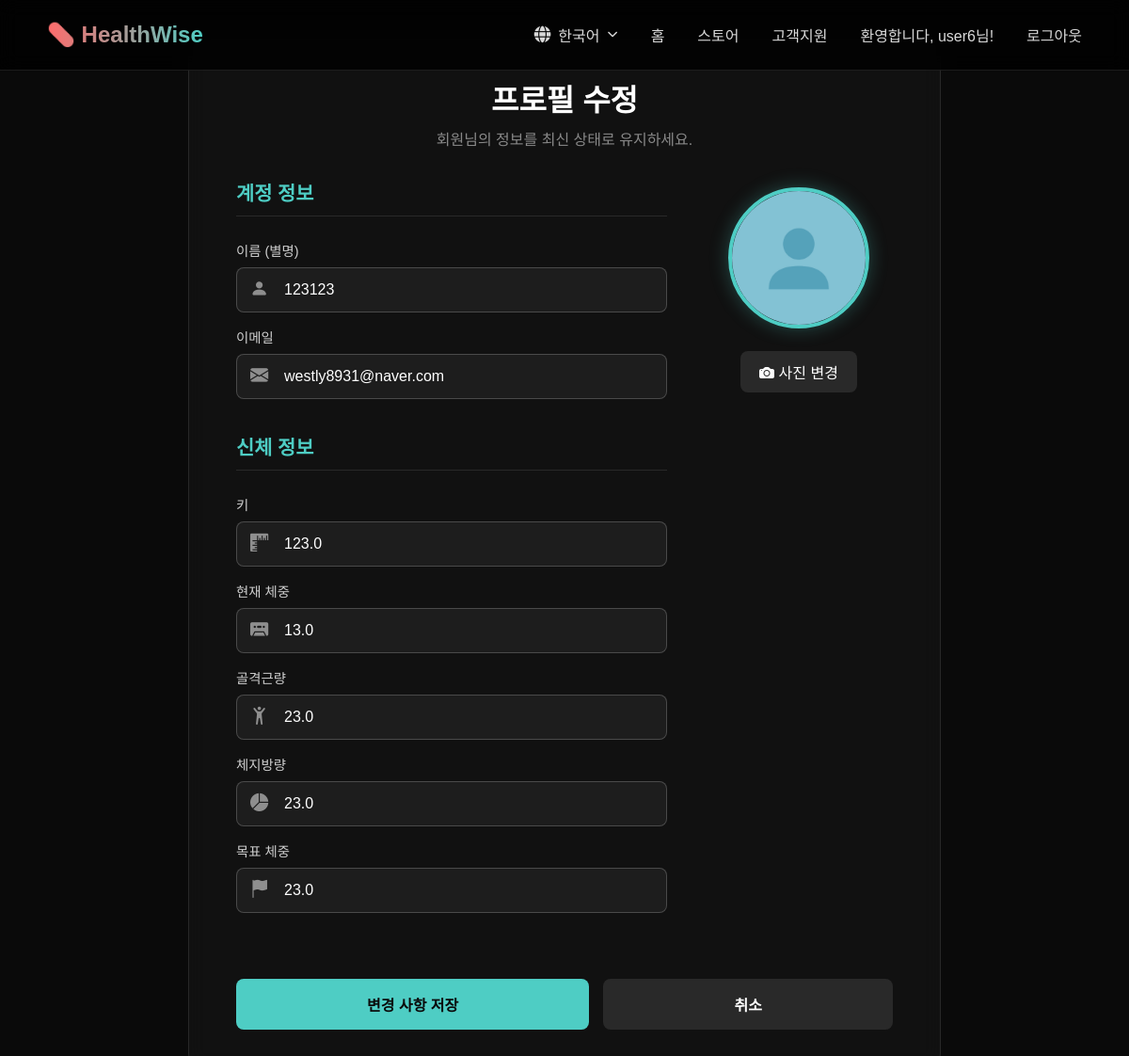
The app's page /accounts/profile/edit/ (signed in), older data.
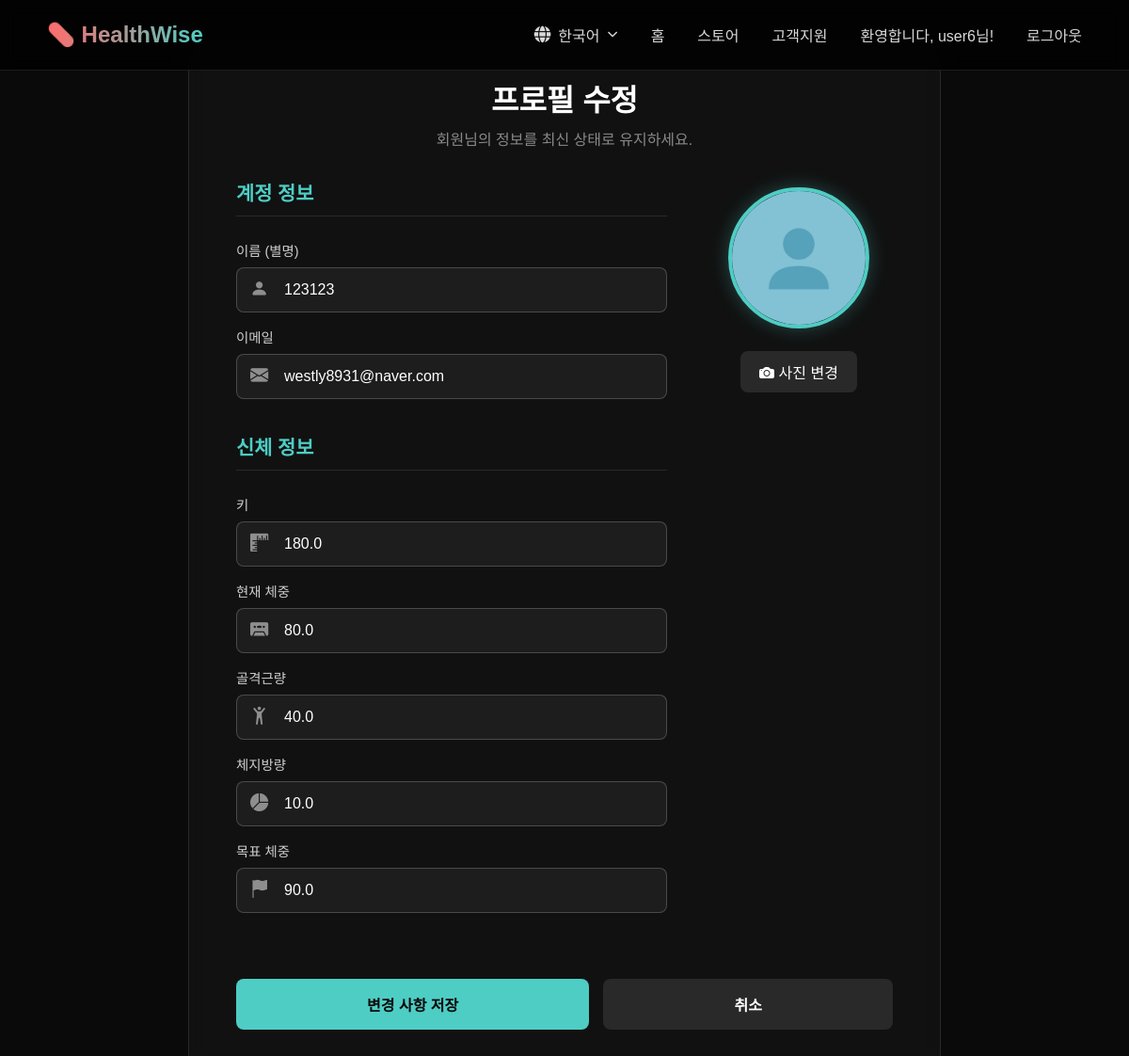
The same page, newer data.
### accounts/models.py (models this page shows, shortened)
class Profile(models.Model):
    user = models.OneToOneField(User, on_delete=models.CASCADE)
    image = models.ImageField(upload_to='profile_pics/', default='profile_pics/avatar-default.jpeg')
    height = models.FloatField(null=True, blank=True)
    current_weight = models.FloatField(null=True, blank=True)
    target_weight = models.FloatField(null=True, blank=True)
    skeletal_muscle_mass = models.FloatField(null=True, blank=True)
    body_fat_mass = models.FloatField(null=True, blank=True)
    active_title = models.ForeignKey(
        UserAchievement,
        on_delete=models.SET_NULL, # 칭호의 원본 업적이 삭제되어도 프로필은 유지
        null=True,
        blank=True,
        related_name='activated_by_profile', # 역참조 이름 충돌 방지
        help_text="사용자가 설정한 대표 칭호"
    )

### accounts/views.py (the view)
# urls.py: path('profile/edit/', views.profile_edit, name='profile_edit'),
@login_required
def profile_edit(request):
    profile, created = Profile.objects.get_or_create(user=request.user)
    try:
        previous_profile_data = {
            'target_weight': profile.target_weight,
            'current_weight': profile.current_weight,
            'image': profile.image,
        }
    except Profile.DoesNotExist:
        previous_profile_data = {}
    if request.method == 'POST':
        user_form = UserUpdateForm(request.POST, instance=request.user)
        profile_form = ProfileUpdateForm(request.POST, request.FILES, instance=profile)
        if user_form.is_valid() and profile_form.is_valid():
            user_form.save()
            saved_profile = profile_form.save()
            today = timezone.now().date()
            DailyHealthMetric.objects.update_or_create(
                user=request.user,
                date=today,
                defaults={
                    'weight': saved_profile.current_weight,
                    'skeletal_muscle_mass': saved_profile.skeletal_muscle_mass,
                    'body_fat_mass': saved_profile.body_fat_mass,
                }
            )
            check_and_award_achievement(request, request.user, 'first_fitness_profile')
            if saved_profile.image and not previous_profile_data.get('image'):
                check_and_award_achievement(request, request.user, 'first_profile_image')
            if saved_profile.target_weight and not previous_profile_data.get('target_weight'):
                check_and_award_achievement(request, request.user, 'first_target_weight')
            if saved_profile.current_weight or saved_profile.skeletal_muscle_mass or saved_profile.body_fat_mass:
                check_and_award_achievement(request, request.user, 'first_body_record')
            required_fields = [
                saved_profile.height, saved_profile.current_weight, saved_profile.target_weight,
                saved_profile.skeletal_muscle_mass, saved_profile.body_fat_mass
            ]
            if all(required_fields):
                check_and_award_achievement(request, request.user, 'profile_perfectionist')
            if saved_profile.target_weight and saved_profile.current_weight:
                if saved_profile.current_weight <= saved_profile.target_weight:
                    check_and_award_achievement(request, request.user, 'target_weight_achieved')
            messages.success(request, t('프로필 정보가 성공적으로 업데이트되었습니다!'))
            return redirect('web:services')
        else:
            messages.error(request, t('입력된 정보를 다시 확인해주세요.'))
    else:
        user_form = UserUpdateForm(instance=request.user)
        profile_form = ProfileUpdateForm(instance=profile)
    context = {
        'user_form': user_form,
        'profile_form': profile_form,
        'active_title': profile.active_title
    }
    return render(request, 'accounts/profile_edit.html', context)

### accounts/forms.py
class UserUpdateForm(forms.ModelForm):
    email = forms.EmailField(
        widget=forms.EmailInput(attrs={
            'class': 'form-control',
            'placeholder': t_lazy('이메일 주소')
        })
    )
    first_name = forms.CharField(
        label=t_lazy('이름 (별명)'),
        required=False,
        widget=forms.TextInput(attrs={
            'class': 'form-control',
            'placeholder': t_lazy('이름 또는 별명')
        })
    )
    class Meta:
        model = User
        fields = ['first_name', 'email']

### web/templatetags/custom_translate.py (called while the page is built)
@register.simple_tag
def t(key, **kwargs):
    return translate_text(key, **kwargs)

def t_lazy(key, **kwargs):
    return lazy(lambda: translate_text(key, **kwargs), str)()

### web/utils.py (called while the page is built)
def t(key, **kwargs):
    current_language = translation.get_language()
    translations = load_translations(current_language)
    translated_string = translations.get(key, key)
    if kwargs:
        try:
            translated_string = translated_string.format(**kwargs)
        except KeyError:
            pass
    return mark_safe(translated_string)

### accounts/templates/accounts/profile_edit.html (shortened to what the changed rows need)
{% extends "base.html" %}
{% load static custom_translate i18n %}
{% block content %}
<link rel="stylesheet" href="https://cdn.jsdelivr.net/npm/bootstrap-icons@1.11.3/font/bootstrap-icons.min.css">
<div class="profile-edit-wrapper">
    <div class="profile-edit-card">
        <div class="profile-edit-header">
            <h1> {% t '프로필 수정' %} </h1>
        </div>
        <form method="POST" enctype="multipart/form-data">
            <div class="form-content-grid">
                <div class="form-fields-column">
                    <h2 class="form-section-title"> {% t '계정 정보' %} </h2>
                    <h2 class="form-section-title" style="margin-top: 20px;"> {% t '신체 정보' %} </h2>
                    <div class="form-group">
                        <div class="input-with-icon">
                            <i class="bi bi-rulers form-icon"></i>
                            {{ profile_form.height }}
                        </div>
                    </div>
                    <div class="form-group">
                        <div class="input-with-icon">
                            <i class="bi bi-cassette-fill form-icon"></i>
                            {{ profile_form.current_weight }}
                        </div>
                    </div>
                    <div class="form-group">
                        <div class="input-with-icon">
                            <i class="bi bi-person-arms-up form-icon"></i>
                            {{ profile_form.skeletal_muscle_mass }}
                        </div>
                    </div>
                    <div class="form-group">
                        <div class="input-with-icon">
                            <i class="bi bi-pie-chart-fill form-icon"></i>
                            {{ profile_form.body_fat_mass }}
                        </div>
                    </div>
                    <div class="form-group">
                        <div class="input-with-icon">
                            <i class="bi bi-flag-fill form-icon"></i>
                            {{ profile_form.target_weight }}
                        </div>
                    </div>
                </div>
            </div>
        </form>
    </div>
</div>
{% endblock %}

Row changes from the older to the newer data that the page shows:
changed Profile: height "123.0" → "180.0"; current_weight "13.0" → "80.0"; skeletal_muscle_mass "23.0" → "40.0"; body_fat_mass "23.0" → "10.0"; target_weight "23.0" → "90.0"
